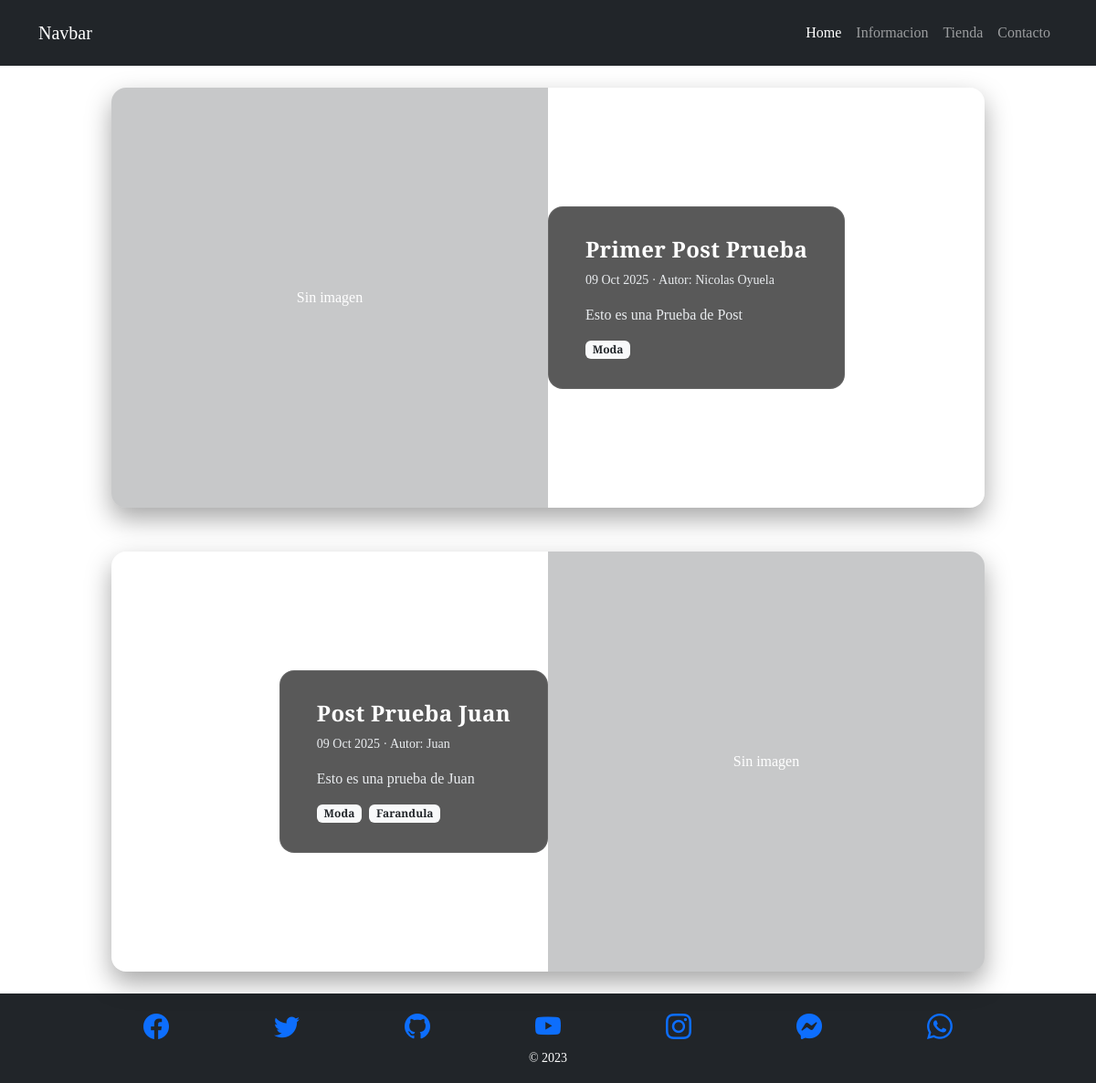
The app's page /informacion/, older data.
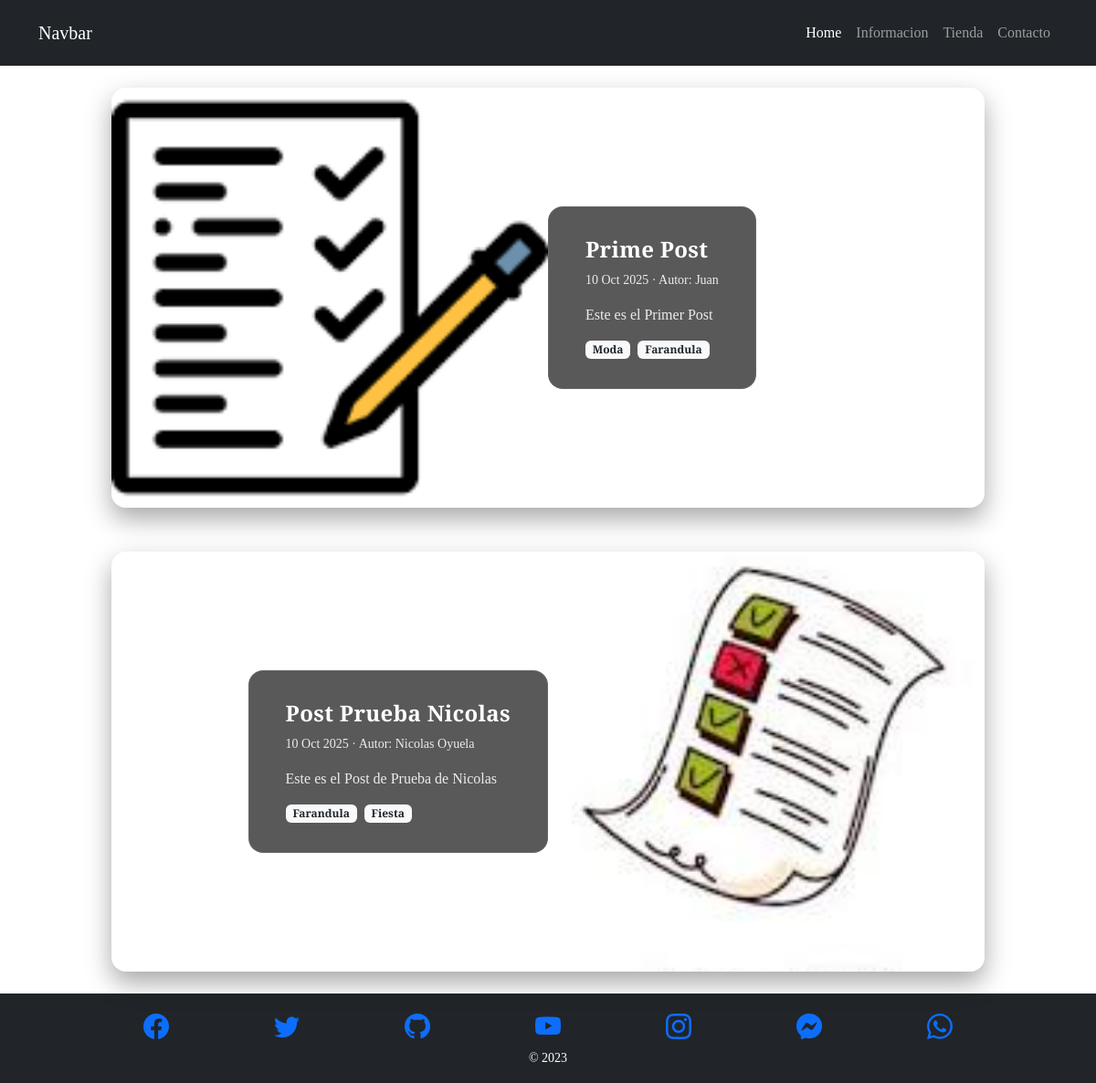
The same page, newer data.
### informacion/models.py (models this page shows, shortened)
class Post(models.Model):
    titulo = models.CharField(max_length=50)
    contenido = models.TextField(max_length=100)
    imagen = models.ImageField(upload_to="informacion", null=True, blank=True)
    autor = models.ForeignKey(User, on_delete=models.PROTECT)
    categorias = models.ManyToManyField(Categoria)
    created = models.DateTimeField(auto_now_add=True)
    updated = models.DateTimeField(auto_now=True)
    class Meta:
        verbose_name = 'post'
        verbose_name_plural = 'posts'

class Categoria(models.Model):
    nombre = models.CharField(max_length=50)
    created = models.DateTimeField(auto_now_add=True)
    updated = models.DateTimeField(auto_now=True)
    class Meta:
        verbose_name = 'categoria'
        verbose_name_plural = 'categorias'

### informacion/views.py (the view)
# urls.py: path('informacion/', include('informacion.urls')),
def informacion(request):
    posts = Post.objects.all()
    return render(request, "informacion/informacion.html", {"posts": posts})

### informacion/templates/informacion/informacion.html
{% extends "TiendaGenesisApp/base.html" %}
{% load static %}
{% block content %}
<div class="informacion-page">
  {% for post in posts %}
<section class="py-4">
  <div class="container">
    <div class="row justify-content-center">
      <div class="col-12 gc-wrap">
        <div class="row g-0 align-items-center gc-card">
          {% with is_even=forloop.counter|divisibleby:2 %}
            <div class="col-12 col-md-6 gc-img {% if is_even %}order-md-2{% endif %}">
              {% if post.imagen %}
                <img src="{{ post.imagen.url }}" alt="{{ post.titulo }}">
              {% else %}
                <div class="w-100 h-100 d-flex align-items-center justify-content-center bg-dark bg-opacity-25">
                  <span class="text-light-50">Sin imagen</span>
                </div>
              {% endif %}
            </div>
            <div class="col-12 col-md-6 d-flex {% if is_even %}order-md-1 justify-content-md-end{% endif %}">
              <div class="gc-panel gc-panel-compact my-3 my-md-0">
                <h2 class="h4 gc-title mb-2">{{ post.titulo }}</h2>
              <p class="gc-text small mb-3">
                {{ post.created|date:"d M Y" }}
                · Autor:
                {% if post.autor %}
                  {{ post.autor.get_full_name|default:post.autor.username }}
                {% else %}
                  —
                {% endif %}
              </p>
              <p class="gc-text mb-3">{{ post.contenido }}</p>
            <div class="d-flex flex-wrap gap-2">
              {% for categoria in post.categorias.all %}
                <span class="badge bg-light text-dark">{{ categoria.nombre }}</span>
              {% empty %}
                <span class="text-muted small">Sin categorías</span>
              {% endfor %}
            </div>
            </div>
          </div>
          {% endwith %}
        </div>
      </div>
    </div>
  </div>
</section>
  {% endfor %}
</div>
{% endblock %}

### TiendaGenesisApp/templates/TiendaGenesisApp/base.html (shortened to what this page needs)
<!doctype html>
<html lang="es">
  <head>
    {% load static %}
    <link href="https://cdn.jsdelivr.net/npm/bootstrap@5.3.8/dist/css/bootstrap.min.css" rel="stylesheet">
    <link rel="stylesheet" href="https://cdn.jsdelivr.net/npm/bootstrap-icons@1.13.1/font/bootstrap-icons.min.css">
    <link rel="stylesheet" href="{%static 'TiendaGenesisApp/css/styles.css' %}">
  </head>
  <body>
  <nav class="navbar navbar-expand-lg navbar-dark bg-dark p-3">
    <div class="container">
      <a class="navbar-brand" href="{% url 'Inicio' %}">Navbar</a>
      <div class="collapse navbar-collapse" id="navbarNav">
        <ul class="navbar-nav ms-auto">
          <li class="nav-item">
            <a class="nav-link active" aria-current="page" href="{% url 'Inicio' %}">Home</a>
          </li>
          <li class="nav-item">
            <a class="nav-link" href="{% url 'Informacion' %}">Informacion</a>
          </li>
          <li class="nav-item">
            <a class="nav-link" href="{% url 'Tienda' %}">Tienda</a>
          </li>
          <li class="nav-item">
            <a class="nav-link" href="{% url 'Contacto' %}">Contacto</a>
          </li>
        </ul>
      </div>
    </div>
  </nav>
{% block content %}
{% endblock %}
  </body>
  <footer class="bg-dark p-3">
    <div class="container text-center">
      <nav class="d-flex justify-content-evenly">
        <a href="https://facebook.com" target="_blank"><i class="bi bi-facebook fs-3"></i></a>
        <a href="https://twitter.com" target="_blank"><i class="bi bi-twitter fs-3"></i></a>
        <a href="https://github.com" target="_blank"><i class="bi bi-github fs-3"></i></a>
        <a href="https://youtube.com" target="_blank"><i class="bi bi-youtube fs-3"></i></a>
        <a href="https://instagram.com" target="_blank"><i class="bi bi-instagram fs-3"></i></a>
        <a href="https://m.me/user" target="_blank"><i class="bi bi-messenger fs-3"></i></a>
        <a href="https://api.whatssap.com/send?phone=123456789" target="_blank"><i class="bi bi-whatsapp fs-3"></i></a>
      </nav>
      <small class="text-white">
        &copy; 2023
      </small>
    </div>
    </footer>
</html>

### TiendaGenesisApp/static/TiendaGenesisApp/css/styles.css (style rules this page uses)
:root { --first-color: rgb(0, 0, 0); --first-alpha-color: rgb(0, 0, 0.75); --second-color: rgb(30, 30, 30); --second-alpha-color: rgb(50, 50, 50); --third-color: rgb(221, 201, 201);; --bg-color: rgb(255, 255, 255); --bg-alpha-color: rgb(255, 255, 255, 0.75); }
body { font-family: "PT Serif", serif; color: var(--bg-color); background-image: url(../img/fondo.png); background-repeat: no-repeat; background-size: cover; background-position: center center; }
.nav-link { font: bold; }

Row changes from the older to the newer data that the page shows:
removed Post: imagen "Sin imagen", titulo "Primer Post Prueba", created "09 Oct 2025", autor.get_full_name "Nicolas Oyuela", contenido "Esto es una Prueba de Post", Categoria (nombre "Moda")
removed Post: imagen "Sin imagen", titulo "Post Prueba Juan", created "09 Oct 2025", autor.get_full_name "Juan", contenido "Esto es una prueba de Juan", Categoria (nombre "Moda"), Categoria (nombre "Farandula")
added Post: imagen (picture), titulo "Prime Post", created "10 Oct 2025", autor.get_full_name "Juan", contenido "Este es el Primer Post", Categoria (nombre "Moda"), Categoria (nombre "Farandula")
added Post: imagen (picture), titulo "Post Prueba Nicolas", created "10 Oct 2025", autor.get_full_name "Nicolas Oyuela", contenido "Este es el Post de Prueba de Nicolas", Categoria (nombre "Farandula")
added Categoria: nombre "Fiesta", shown under "Post Prueba Nicolas"
